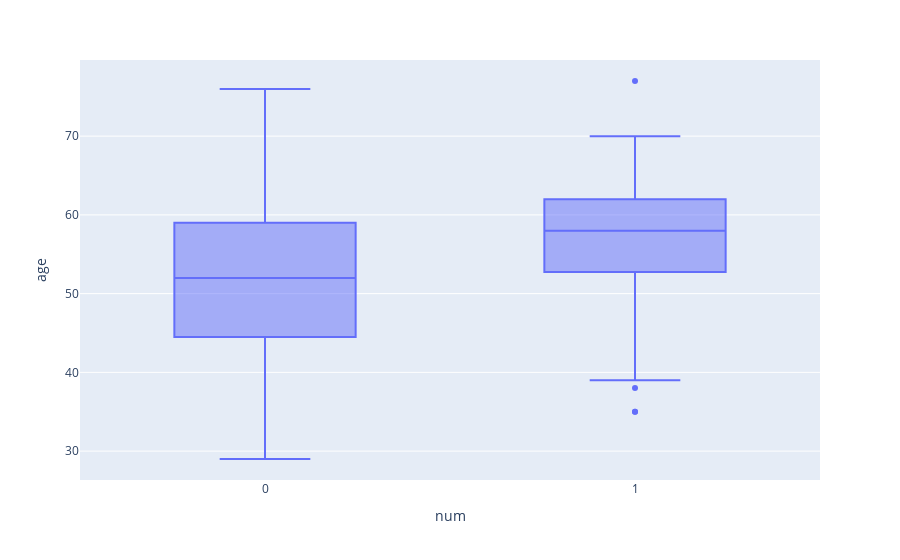

Notebook source saved alongside this figure:
### Code cell
fig = px.box(DF_1, x='num', y='age')
fig.show()

### Figure 1 — Plotly figure (JSON) as saved in the notebook; plotly's stock layout.template omitted (floating-point values rounded to 4 significant figures; data arrays with more than 128 entries replaced by an {"elided": "..."} marker saying what was removed)
{"data": [{"alignmentgroup": "True", "hovertemplate": "num=%{x}<br>age=%{y}<extra></extra>", "legendgroup": "", "marker": {"color": "#636efa"}, "name": "", "notched": false, "offsetgroup": "", "orientation": "v", "showlegend": false, "type": "box", "x": {"elided": "297 int values"}, "x0": " ", "xaxis": "x", "y": {"elided": "297 int values"}, "y0": " ", "yaxis": "y"}], "layout": {"boxmode": "group", "legend": {"tracegroupgap": 0}, "margin": {"t": 60}, "xaxis": {"anchor": "y", "domain": [0, 1], "title": {"text": "num"}}, "yaxis": {"anchor": "x", "domain": [0, 1], "title": {"text": "age"}}}}
